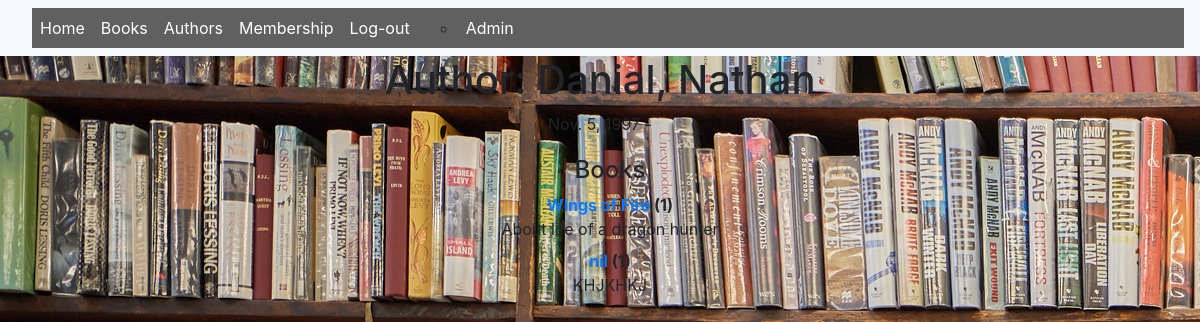
/catalog/author/2, run on the app's committed database.
### catalog/models.py (models this page shows, shortened)
class Author(models.Model):
    first_name = models.CharField(max_length=100)
    last_name = models.CharField(max_length=100)
    date_of_birth = models.DateField(null=True, blank=True)
    class Meta:
        ordering = ["last_name","first_name"]
    def __str__(self):
        return '{0}, {1}'.format(self.last_name,self.first_name)

class Book(models.Model):
    title = models.CharField(max_length=200)
    author = models.ForeignKey('Author', on_delete=models.SET_NULL, null=True)
    summary = models.TextField(max_length=1000, help_text="Enter a brief description of the book")
    isbn = models.CharField('ISBN',max_length=13, help_text='13 Character <a href="https://www.isbn-international.org/content/what-isbn">ISBN number</a>')
    genre = models.ManyToManyField(Genre, help_text="Select a genre for this book")
    def __str__(self):
        return self.title

### catalog/views.py (the view)
# urls.py: path('author/<int:pk>', views.AuthorDetailView.as_view(), name='author-detail'),
class AuthorDetailView(generic.DetailView):
    model = Author

### catalog/templates/catalog/author_detail.html
{% extends "base_generic.html" %}
{% block content %}
<h1>Author: {{ author }} </h1>
<p>{{author.date_of_birth}} - {% if author.date_of_death %}{{author.date_of_death}}{% endif %}</p>
<div style="margin-left:20px;margin-top:20px">
<h4>Books</h4>
<dl>
{% for book in author.book_set.all %}
  <dt><a href="{% url 'book-detail' book.pk %}">{{book}}</a> ({{book.bookinstance_set.all.count}})</dt>
  <dd>{{book.summary}}</dd>
{% endfor %}
</dl>
</div>
{% endblock %}

### data on the page
Author: last_name+first_name "Danial, Nathan", date_of_birth "Nov. 5, 1997"
Book: title "Wings of Fire", bookinstance_set.all.count "1", summary "About life of a dragon hunter"
Book: title "nil", bookinstance_set.all.count "1", summary "KHJKHKJ"
